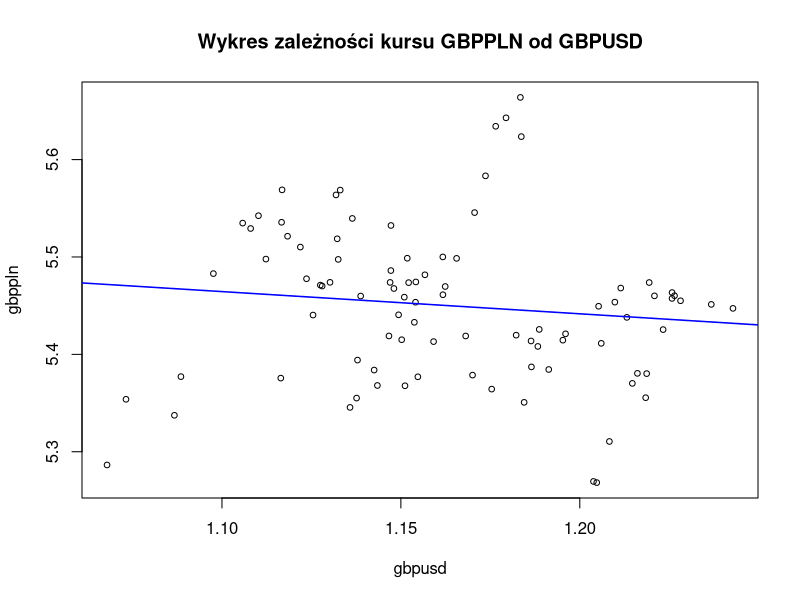

Reproduce this figure in R.
#Import danych historycznych z plików csv; importuję wyłącznie kursy zamknięcia;
gbppln <- read.csv("gbppln_d.csv", header = T)$Zamkniecie
gbpusd <- read.csv("gbpusd_d.csv", header = T)$Zamkniecie

#Przygotowanie danych do podstawienia do wzorów z wykładu na prostą regresji liniowej
sr_aryt_gbppln <- mean(gbppln)
sr_aryt_gbpusd <- mean(gbpusd)
sum_il <- sum((gbppln * gbpusd)/length(gbppln))
il_srednich <- mean(gbppln) * mean(gbpusd)

licznik <- sum_il - il_srednich

sum_x_kwadrat <- sum(gbpusd^2)
kwadrat_sr_x <- mean(gbpusd)^2

mianownik <- (sum_x_kwadrat/length(gbpusd)) - kwadrat_sr_x

a <- licznik / mianownik

b <- sr_aryt_gbppln - a * sr_aryt_gbpusd

# Wyświetl równanie regresji
cat("y = ", a, "x + ", b)


#Współczynnik determinacji
linear_model <- lm(gbppln ~ gbpusd)
summary(linear_model)$r.squared

#Wykres
plot(gbppln ~ gbpusd, main="Wykres zależności kursu GBPPLN od GBPUSD", cex=0.75)
abline(linear_model, col='blue', lwd = 1.5)

# WNIOSKI:
# 1. Wg modelu regresji liniowej wzrost kursu GBPUSD o 1 spowoduje spadek kursu GBPPLN o 0,22802981
# 2. Współczynnik determinacji wynosi 0,01362313 co świadczy o słabym 
#    przybliżeniu zależności pomiędzy kursami przez liniowy model regresji
#

